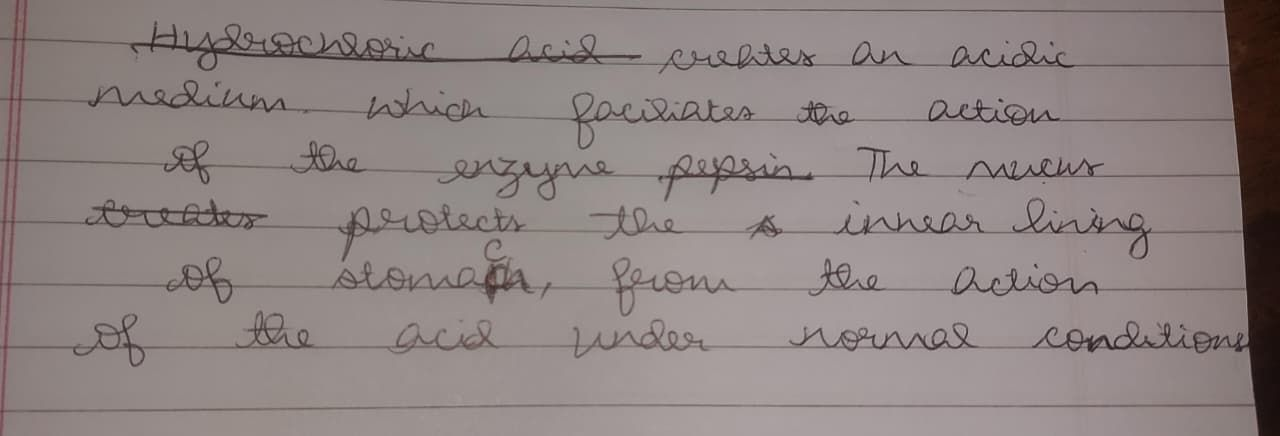
#> input picture test-images/WhatsApp Image 2025-08-25 at 14.31.34_8d482b42.jpg, 1280 x 436 px
$ python -i lines_cv.py   (imports and definitions only)
#> lines starting #> are read from the running program, lines starting #| are printed output that depends on the picture; after the words box and inside, x2 and y2 are one past the last pixel; in counts of white or black regions, pixels touching at a corner belong together
#> further down, picture is the input picture: shape (436, 1280, 3); mean B, G, R 129.8, 130.9, 141.7
# src/segmentation/lines_cv.py
from __future__ import annotations
import numpy as np
import cv2
from typing import List, Dict, Tuple

def _to_binary_inv(bgr: np.ndarray) -> np.ndarray:
    """Text -> 255 (white), background -> 0 (black). Robust for phone photos."""
    gray = cv2.cvtColor(bgr, cv2.COLOR_BGR2GRAY)
    clahe = cv2.createCLAHE(clipLimit=2.0, tileGridSize=(8, 8))
    gray = clahe.apply(gray)
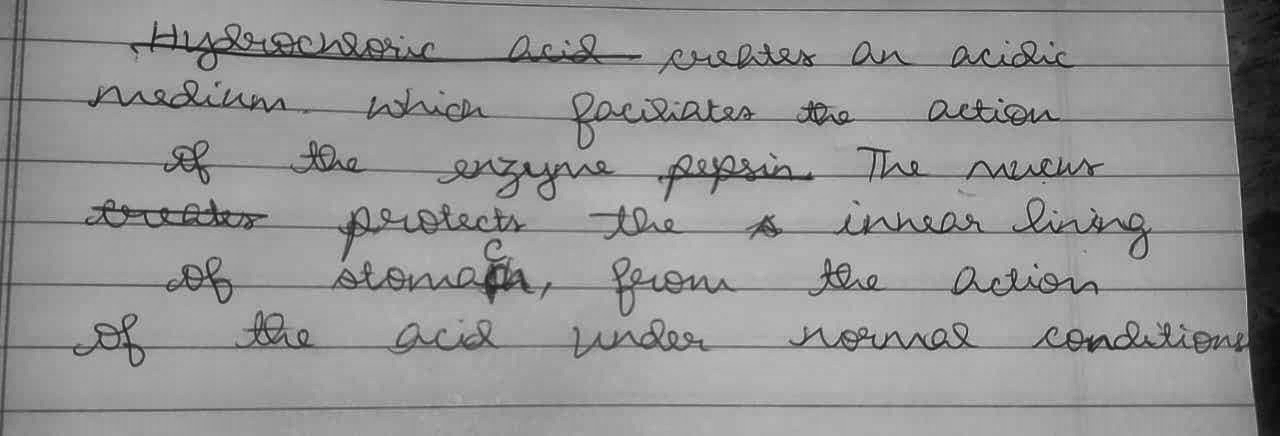
#> gray: shape (436, 1280); min 9, max 203, mean 147.9
    gray = cv2.bilateralFilter(gray, 5, 30, 30)
    binv = cv2.adaptiveThreshold(
        gray, 255,
        cv2.ADAPTIVE_THRESH_GAUSSIAN_C, cv2.THRESH_BINARY_INV,
        31, 15
    )
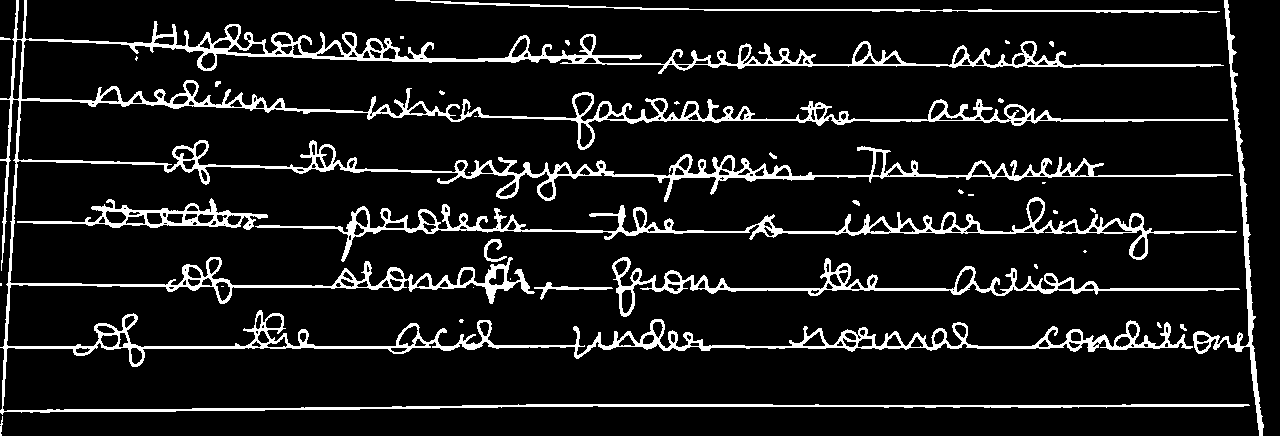
#> binv: shape (436, 1280); 10.1% white; 37 white regions (20 under 20 px), largest, box (x1, y1, x2, y2) and area: (0, 0, 1250, 415) 39193, (255, 197, 1237, 262) 6310, (612, 257, 1240, 317) 3955
    # light clean/reconnect
    binv = cv2.morphologyEx(binv, cv2.MORPH_CLOSE, np.ones((2,2), np.uint8))
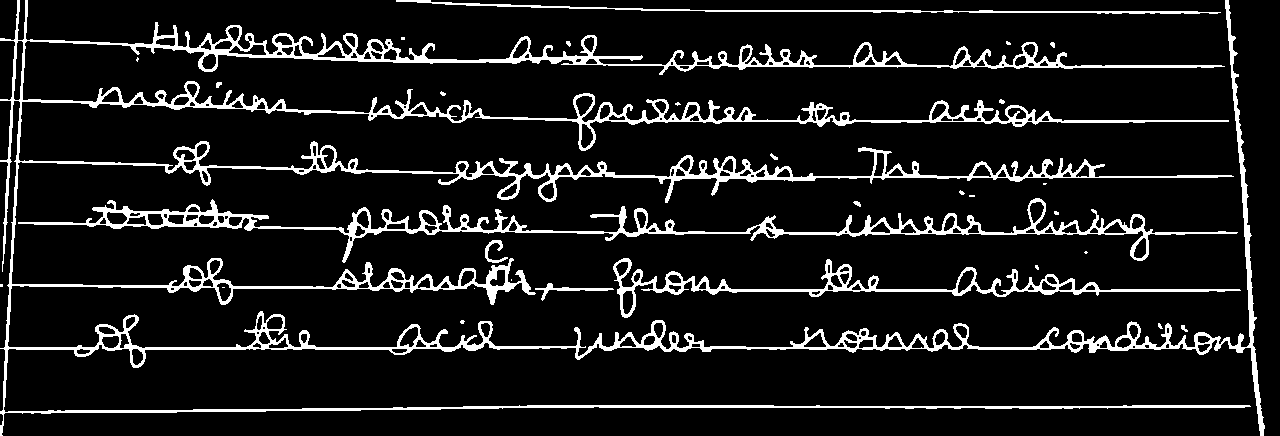
#> binv: shape (436, 1280); 10.2% white; 30 white regions (17 under 20 px), largest, box (x1, y1, x2, y2) and area: (0, 0, 1265, 436) 42139, (18, 198, 1238, 263) 8394, (613, 258, 1241, 318) 3992
    binv = cv2.morphologyEx(binv, cv2.MORPH_OPEN,  np.ones((2,2), np.uint8))
#> binv: shape (436, 1280); 10.1% white; 64 white regions (25 under 20 px), largest, box (x1, y1, x2, y2) and area: (4, 0, 1246, 408) 14925, (369, 90, 1230, 152) 5056, (439, 148, 1106, 204) 4964
    return binv

def _suppress_ruled_lines(binv: np.ndarray) -> np.ndarray:
    """
    Remove LONG horizontal rulings *for segmentation only* (no inpaint).
    We subtract a morphology-opened mask of long horizontals from the text mask.
    """
    h, w = binv.shape
#> h = 436; w = 1280
    klen = max(60, w // 5)                     # page-wide lines only
#> klen = 256
    hker = cv2.getStructuringElement(cv2.MORPH_RECT, (klen, 1))
    long_lines = cv2.morphologyEx(binv, cv2.MORPH_OPEN, hker)
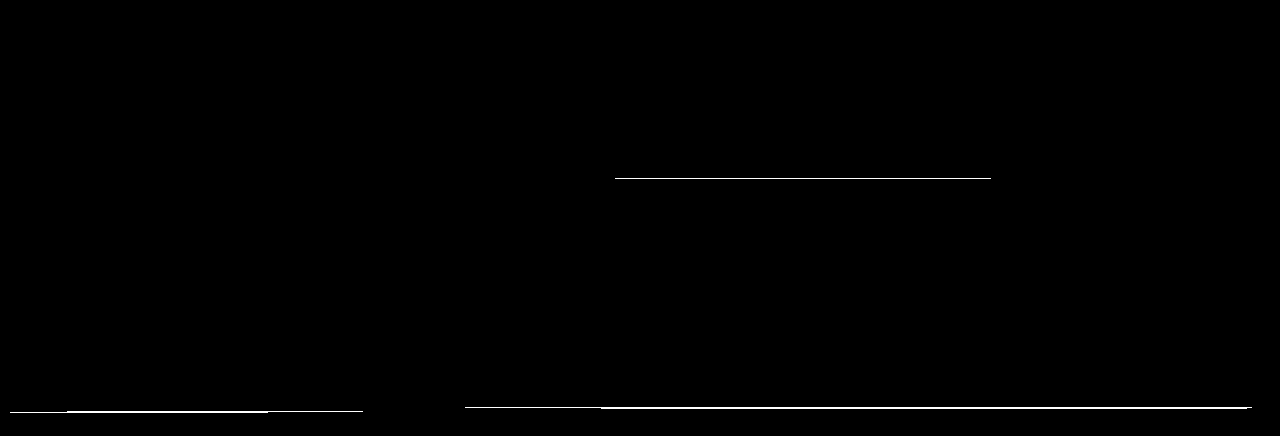
#> long_lines: shape (436, 1280); 0.42% white in thin lines or dots, all inside (x1, y1, x2, y2) = (10, 178, 1252, 413)
    # Gentle dilation so dashed lines are captured
    long_lines = cv2.dilate(long_lines, cv2.getStructuringElement(cv2.MORPH_RECT, (7,1)))
#> long_lines: shape (436, 1280); 0.43% white in thin lines or dots, all inside (x1, y1, x2, y2) = (7, 178, 1255, 413)
    # Subtract lines from text mask (clamp at 0)
    no_lines = cv2.subtract(binv, long_lines)
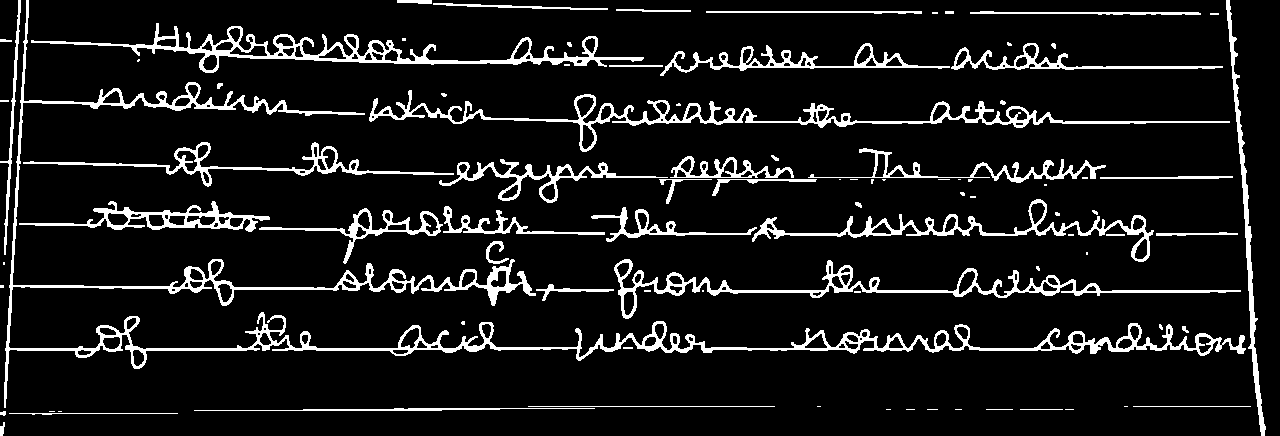
#> no_lines: shape (436, 1280); 9.7% white; 89 white regions (41 under 20 px), largest, box (x1, y1, x2, y2) and area: (4, 0, 1246, 408) 14925, (369, 90, 1230, 152) 5056, (31, 23, 644, 73) 4769
    return no_lines

def _bands_from_projection(mask: np.ndarray, smooth: int = 25, thr_ratio: float = 0.12) -> List[Tuple[int,int]]:
    """
    Horizontal projection → contiguous y-intervals ('bands') containing text.
    smooth: window size for 1D smoothing; thr_ratio: % of max to keep.
    """
#> called with smooth = 25, thr_ratio = 0.12
    proj = mask.sum(axis=1).astype(np.float32) / 255.0
#> proj = 436 values, max 1072 at index 348, min 4 at index 416, mean 123.9
    # smooth with a box filter
    k = max(3, smooth | 1)  # odd
    sm = cv2.blur(proj.reshape(-1,1), (1,k)).ravel()
#> sm = 436 values, max 312.8 at index 340, min 7.4 at index 427, mean 124
    thr = sm.max() * thr_ratio
#> thr = 37.54
    active = sm > thr

    # convert boolean run-lengths to [y0, y1) bands
    bands, y0 = [], None
    for y, on in enumerate(active):
        if on and y0 is None:
            y0 = y
        elif not on and y0 is not None:
            if y - y0 > 5:  # ignore tiny bands
                bands.append((y0, y))
            y0 = None
#> this loop made 436 passes
#> on on passes 1 to 12: True, True, True, True, True, True, True, True, True, True, True, True
#> after the loop, bands = [(0, 26), (28, 80), (88, 136), (145, 248), (255, 306), (316, 363), (397, 421)]
    if y0 is not None:
        bands.append((y0, len(active)))
    return bands

def _tighten_band(mask: np.ndarray, y0: int, y1: int, x_pad: int = 6, y_pad: int = 3) -> Tuple[int,int,int,int]:
    """
    Within a horizontal band, find a tight x-extent from connected components.
    Returns bbox (x0,y0,x1,y1).
    """
    band = mask[y0:y1, :]
    if band.size == 0 or band.max() == 0:
        return (0, y0, mask.shape[1], y1)
    # find connected components of text in the band
    num, labels, stats, _ = cv2.connectedComponentsWithStats(band, connectivity=8)
    xs0, xs1 = [], []
    for i in range(1, num):
        x, y, w, h, area = stats[i]
        if area < 20 or h < 3:  # filter tiny specks
            continue
        xs0.append(x); xs1.append(x + w)
    if not xs0:
        return (0, y0, mask.shape[1], y1)
    x0 = max(0, min(xs0) - x_pad)
    x1 = min(mask.shape[1], max(xs1) + x_pad)
    return (x0, max(0, y0 - y_pad), x1, min(mask.shape[0], y1 + y_pad))

def detect_lines_cv(image_bgr: np.ndarray, line_len_frac: float = 0.20, smooth: int = 25, thr_ratio: float = 0.12) -> List[Dict]:
    """
    Pure-OpenCV line segmentation.
    Returns a list (top→bottom) of dicts:
      { "bbox": (x0,y0,x1,y1), "order": i }
    """
    binv = _to_binary_inv(image_bgr)
    mask = _suppress_ruled_lines(binv)
    bands = _bands_from_projection(mask, smooth, thr_ratio)

    lines = []
    for i, (y0, y1) in enumerate(bands):
        x0, y0x, x1, y1x = _tighten_band(mask, y0, y1)
        lines.append({"bbox": (int(x0), int(y0x), int(x1), int(y1x)), "order": i})
#> this loop made 7 passes
#> (y0, y1, num in _tighten_band, x0, x1, y0x, y1x) on passes 1 to 7: (0, 26, 13, 11, 1238, 0, 29), (28, 80, 15, 0, 1246, 25, 83), (88, 136, 10, 4, 1249, 85, 139), (145, 248, 36, 0, 1258, 142, 251), (255, 306, 14, 3, 1260, 252, 309), (316, 363, 8, 0, 1264, 313, 366), (397, 421, 19, 0, 1270, 394, 424)
#> pass 2, in _tighten_band (call 2), `num, labels, stats, _ = cv2.connectedComponentsWithStats(band, connect..`:
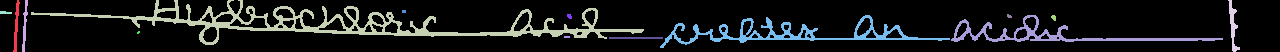
#> labels: shape (52, 1280) int32; 15 distinct labels, from 0 to 14; one colour per label, 0 black
#> pass 3, in _tighten_band (call 3), `num, labels, stats, _ = cv2.connectedComponentsWithStats(band, connect..`:
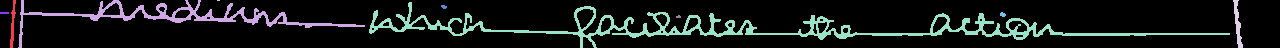
#> labels: shape (48, 1280) int32; 10 distinct labels, from 0 to 9; one colour per label, 0 black
#> after the loop, lines = 7 items
    return lines

def crop_lines(image_bgr: np.ndarray, lines: List[Dict]) -> List[np.ndarray]:
    crops = []
    for ln in lines:
        x0,y0,x1,y1 = ln["bbox"]
        crops.append(image_bgr[y0:y1, x0:x1].copy())
    return crops

def draw_overlays(image_bgr: np.ndarray, lines: List[Dict]) -> np.ndarray:
    """Draw bounding boxes around detected lines for visualization."""
    vis = image_bgr.copy()
    for ln in lines:
        x0, y0, x1, y1 = ln["bbox"]
        cv2.rectangle(vis, (x0, y0), (x1, y1), (0, 255, 0), 2)
        # Add line number
        cv2.putText(vis, str(ln["order"]), (x0, y0-5), cv2.FONT_HERSHEY_SIMPLEX, 0.5, (0, 255, 0), 1)
    return vis

>>> import cv2
>>> picture = cv2.imread('../../test-images/WhatsApp Image 2025-08-25 at 14.31.34_8d482b42.jpg')
>>> result = detect_lines_cv(picture)
#> result = 7 items

$ run again, on test-images/WhatsApp Image 2025-08-25 at 14.31.52_479fd187.jpg
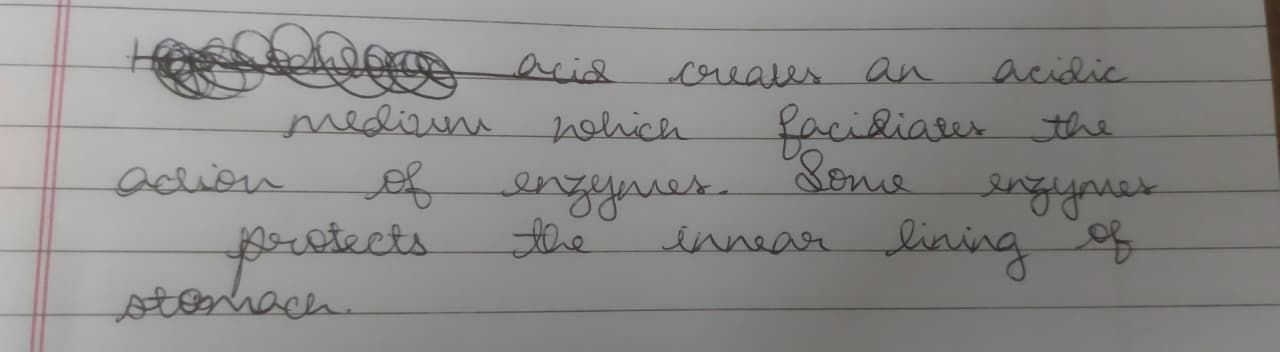
#> input picture test-images/WhatsApp Image 2025-08-25 at 14.31.52_479fd187.jpg, 1280 x 352 px
#> picture is the input picture: shape (352, 1280, 3); mean B, G, R 136.2, 137.9, 138.8
#> no_lines: shape (352, 1280); 9.8% white; 73 white regions (36 under 20 px), largest, box (x1, y1, x2, y2) and area: (0, 0, 652, 252) 16382, (63, 219, 625, 300) 3590, (41, 254, 473, 352) 3202
#> proj = 352 values, max 694 at index 194, min 6 at index 328, mean 125.2
#> sm = 352 values, max 345.4 at index 74, min 7.16 at index 337, mean 125.3
#> thr = 41.44
#> after the loop in _bands_from_projection, `for y, on in enumerate(active):`: bands = [(0, 153), (165, 213), (215, 268), (290, 328)]
#> the loop in detect_lines_cv, `for i, (y0, y1) in enumerate(bands):` made 4 passes
#> (y0, y1, num in _tighten_band, x0, x1, y0x, y1x) on passes 1 to 4: (0, 153, 32, 0, 1280, 0, 156), (165, 213, 21, 0, 1280, 162, 216), (215, 268, 24, 33, 1232, 212, 271), (290, 328, 12, 0, 779, 287, 331)
#> pass 1, in _tighten_band, `num, labels, stats, _ = cv2.connectedComponentsWithStats(band, connect..`:
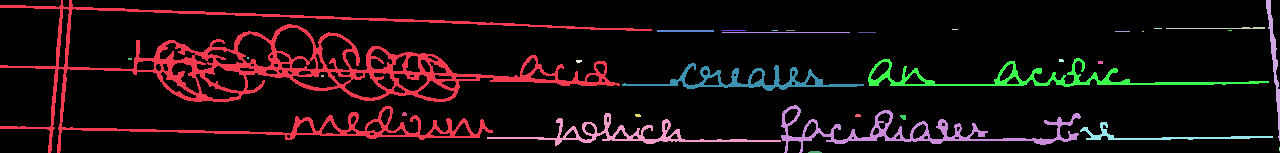
#> labels: shape (153, 1280) int32; 32 distinct labels, from 0 to 31; one colour per label, 0 black
#> pass 2, in _tighten_band (call 2), `num, labels, stats, _ = cv2.connectedComponentsWithStats(band, connect..`:
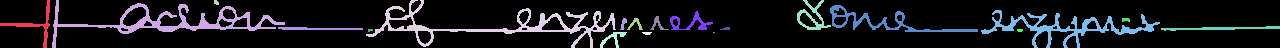
#> labels: shape (48, 1280) int32; 21 distinct labels, from 0 to 20; one colour per label, 0 black
#> after the loop in detect_lines_cv, `for i, (y0, y1) in enumerate(bands):`: lines = 4 items

$ run again, on test-images/WhatsApp Image 2025-08-25 at 14.31.57_be25f4c9.jpg
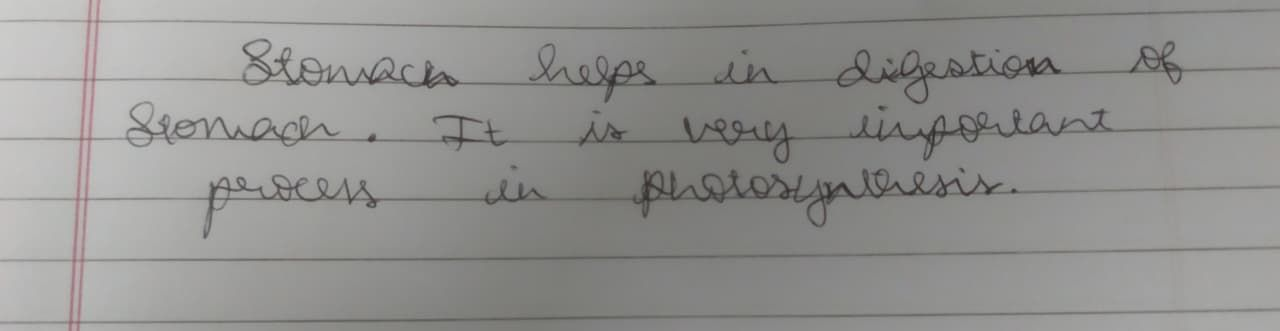
#> input picture test-images/WhatsApp Image 2025-08-25 at 14.31.57_be25f4c9.jpg, 1280 x 331 px
#> picture is the input picture: shape (331, 1280, 3); mean B, G, R 143.1, 145.2, 145.6
#> in _to_binary_inv, `binv = cv2.adaptiveThreshold( gray, 255, cv2.ADAPTIVE_THRESH_GAUSSIAN_..`:
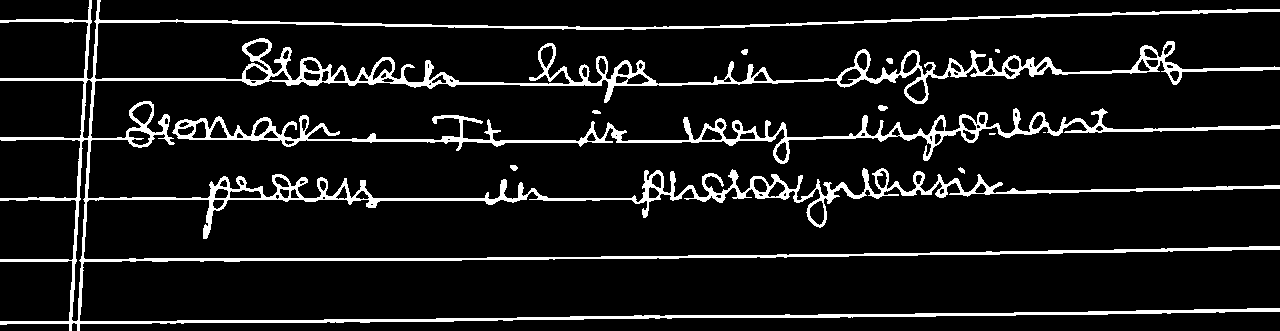
#> binv: shape (331, 1280); 9.4% white; 11 white regions (3 under 20 px), largest, box (x1, y1, x2, y2) and area: (0, 0, 1280, 331) 31963, (172, 108, 1280, 164) 7519, (878, 105, 888, 111) 45
#> no_lines: shape (331, 1280); 8.1% white; 59 white regions (31 under 20 px), largest, box (x1, y1, x2, y2) and area: (90, 0, 1280, 140) 10541, (175, 110, 1280, 166) 7516, (83, 142, 817, 261) 5513
#> proj = 331 values, max 733 at index 200, min 0 at index 323, mean 103.2
#> sm = 331 values, max 311.4 at index 75, min 6.32 at index 276, mean 103.2
#> thr = 37.37
#> the loop in _bands_from_projection, `for y, on in enumerate(active):` made 331 passes
#> on on passes 1 to 8: False, False, False, False, False, False, True, True
#> after the loop in _bands_from_projection, `for y, on in enumerate(active):`: bands = [(6, 41), (45, 99), (107, 156), (167, 215), (242, 270)]; y0 = 308
#> in detect_lines_cv, `bands = _bands_from_projection(mask, smooth, thr_ratio)`: bands = [(6, 41), (45, 99), (107, 156), (167, 215), (242, 270), (308, 331)]
#> the loop in detect_lines_cv, `for i, (y0, y1) in enumerate(bands):` made 6 passes
#> (y0, y1, num in _tighten_band, x0, x1, y0x, y1x) on passes 1 to 6: (6, 41, 9, 0, 1280, 3, 44), (45, 99, 6, 0, 1280, 42, 102), (107, 156, 16, 74, 1280, 104, 159), (167, 215, 11, 0, 1280, 164, 218), (242, 270, 15, 0, 1280, 239, 273), (308, 331, 21, 0, 160, 305, 331)
#> pass 3, in _tighten_band (call 3), `num, labels, stats, _ = cv2.connectedComponentsWithStats(band, connect..`:
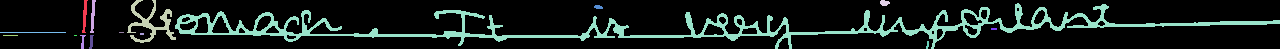
#> labels: shape (49, 1280) int32; 16 distinct labels, from 0 to 15; one colour per label, 0 black
#> after the loop in detect_lines_cv, `for i, (y0, y1) in enumerate(bands):`: lines = 6 items
